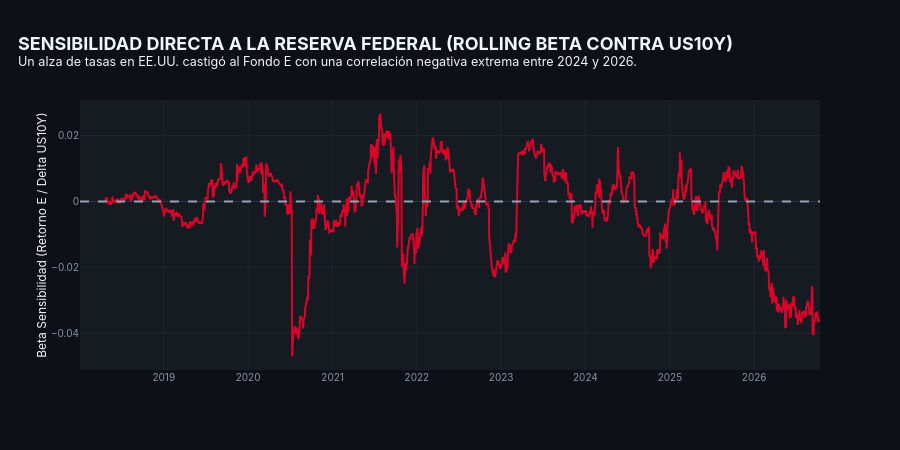

The cell this chart's notebook holds for it:
### Markdown cell above
## 5. Regresión Móvil: El Beta del Fondo E contra las Tasas de EE.UU.
Calculamos el Beta rodante a 60 días entre el retorno diario del Fondo E y los cambios en el rendimiento del bono del Tesoro de EE.UU. a 10 años ($\Delta 	ext{US10Y}$).

### Code cell
df_e_sys = master_daily.filter((pl.col('afp') == 'SISTEMA') & (pl.col('fondo') == 'E')).sort('fecha')

# Calcular delta de US10Y diario
df_beta = df_e_sys.with_columns([
    pl.col('us10y').diff().alias('delta_us10y'),
]).drop_nulls(subset=['ret_real_diario', 'delta_us10y'])

ret_e = df_beta['ret_real_diario'].to_numpy()
delta_y = df_beta['delta_us10y'].to_numpy()
fechas = df_beta['fecha'].to_list()

rolling_beta = calculate_rolling_beta(ret_e, delta_y, window=60)

fig_beta = go.Figure()

fig_beta.add_trace(go.Scatter(
    x=fechas,
    y=rolling_beta,
    name="Rolling Beta (60d)",
    line=dict(color=PALETTE["swaps_loss"], width=2),
))

fig_beta.add_hline(y=0.0, line_dash="dash", line_color="#94A3B8")

fig_beta.update_layout(
    title="<b>SENSIBILIDAD DIRECTA A LA RESERVA FEDERAL (ROLLING BETA CONTRA US10Y)</b><br><sup>Un alza de tasas en EE.UU. castigó al Fondo E con una correlación negativa extrema entre 2024 y 2026.</sup>",
    template="fondo_e_dark",
    yaxis_title="Beta Sensibilidad (Retorno E / Delta US10Y)",
    height=450,
)

fig_beta.show()

### Figure 1 — Plotly figure (JSON) as saved in the notebook; plotly's stock layout.template omitted (floating-point values rounded to 4 significant figures; data arrays with more than 128 entries replaced by an {"elided": "..."} marker saying what was removed)
{"data": [{"line": {"color": "#D90429", "width": 2}, "name": "Rolling Beta (60d)", "type": "scatter", "x": {"elided": "1682 str values"}, "y": {"elided": "1682 float values"}}], "layout": {"height": 450, "shapes": [{"line": {"color": "#94A3B8", "dash": "dash"}, "type": "line", "x0": 0, "x1": 1, "xref": "x domain", "y0": 0.0, "y1": 0.0, "yref": "y"}], "title": {"text": "<b>SENSIBILIDAD DIRECTA A LA RESERVA FEDERAL (ROLLING BETA CONTRA US10Y)</b><br><sup>Un alza de tasas en EE.UU. castigó al Fondo E con una correlación negativa extrema entre 2024 y 2026.</sup>"}, "yaxis": {"title": {"text": "Beta Sensibilidad (Retorno E / Delta US10Y)"}}}}
